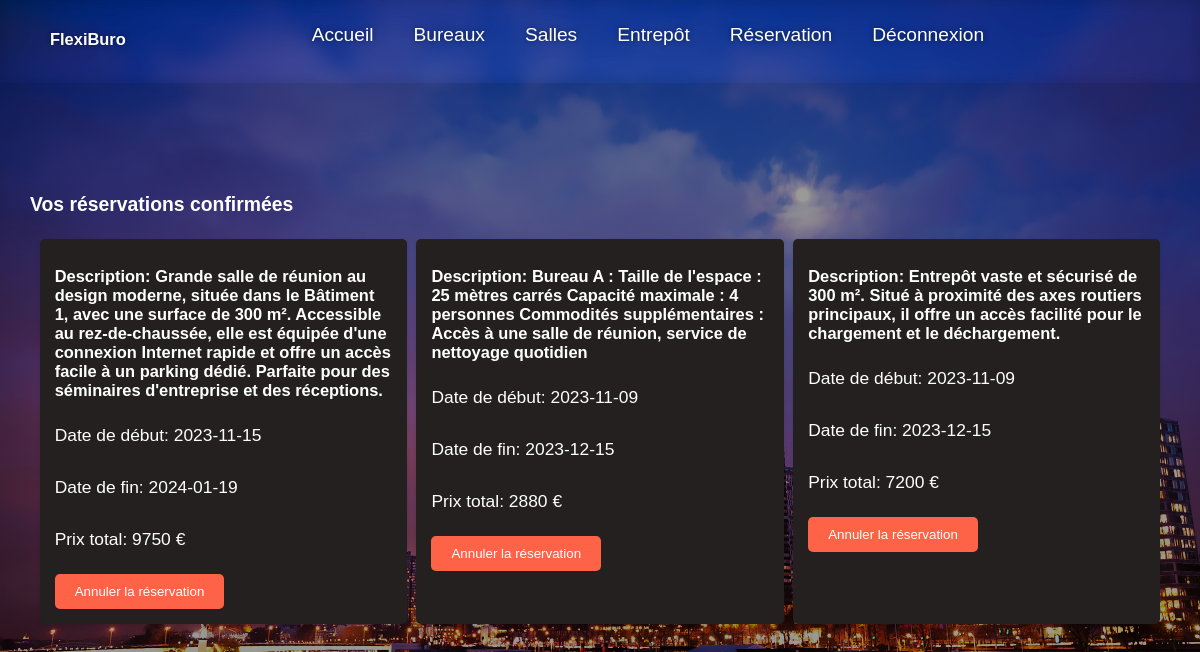
Page /list.php (signed in) on the committed database.
### tables this page shows
CREATE TABLE `reservation` (
  `reservation_id` int(11) NOT NULL,
  `date_debut` date NOT NULL,
  `date_fin` date NOT NULL,
  `statut_de_la_reservation` tinyint(1) NOT NULL,
  `espace_id` int(11) NOT NULL,
  `user_id` int(11) NOT NULL
);

CREATE TABLE `espace` (
  `espace_id` int(11) NOT NULL,
  `type_espace` enum('bureau','salle','entrepot') NOT NULL,
  `description` text NOT NULL,
  `tarif_par_jour` float NOT NULL,
  `disponibilite` tinyint(1) NOT NULL,
  `img` blob NOT NULL
);

### list.php (the view, shortened to what this page needs)
<?php
include 'base.php';
$user_id = $_SESSION['user_id'];
$sql = "SELECT reservation.*, espace.description, espace.tarif_par_jour
        FROM reservation
        INNER JOIN espace ON reservation.espace_id = espace.espace_id
        WHERE reservation.user_id = ?
        ORDER BY reservation.date_debut DESC";
if ($stmt = $conn->prepare($sql)) {
    $stmt->bind_param("i", $user_id);
    $stmt->execute();
    $result = $stmt->get_result();
    $reservations = $result->fetch_all(MYSQLI_ASSOC);
}
function calculateTotalPrice($date_debut, $date_fin, $tarif_par_jour) {
    $datetime1 = new DateTime($date_debut);
    $datetime2 = new DateTime($date_fin);
    $interval = $datetime1->diff($datetime2);
    return $interval->days * $tarif_par_jour;
}
?>
<!DOCTYPE html>
<html lang="en">
<head>
  <link rel="stylesheet" href="./style.css">
  <!DOCTYPE html>
<html lang="en">
<head>
  <link rel="stylesheet" href="./style.css">
</head>
<body>
<nav class="mask">
  <a href="index.php"><h2>FlexiBuro</h2></a>
  <ul class="list">
    <li><a href="index.php">Accueil</a></li>
    <li><a href="bureaux.php">Bureaux</a></li>
    <li><a href="salle.php">Salles</a></li>
    <li><a href="Entrepot.php">Entrepôt</a></li>
    <?php if (isset($_SESSION['login'])): ?>
        <li><a href="list.php">Réservation</a></li>
        <li><a href="logout.php">Déconnexion</a></li>
    <?php else: ?>
        <li><a href="connecter.php">Se connecter</a></li>
    <?php endif; ?>
  </ul>
</nav>
<main>
  <h1>Vos réservations confirmées</h1>
  <section class="reservation-grid">
    <?php if (!empty($reservations)): ?>
      <?php foreach ($reservations as $reservation): ?>
        <article class="reservation-item">
          <h2>Description: <?php echo htmlspecialchars($reservation['description']); ?></h2>
          <p>Date de début: <?php echo htmlspecialchars($reservation['date_debut']); ?></p>
          <p>Date de fin: <?php echo htmlspecialchars($reservation['date_fin']); ?></p>
          <?php
            $totalPrice = calculateTotalPrice($reservation['date_debut'], $reservation['date_fin'], $reservation['tarif_par_jour']);
          ?>
          <p>Prix total: <?php echo htmlspecialchars($totalPrice); ?> €</p>
          <form action="annuler_reservation.php" method="post">
            <button type="submit" class="cancel-btn">Annuler la réservation</button>
          </form>
        </article>
      <?php endforeach; ?>
    <?php else: ?>
      <p>Aucune réservation trouvée.</p>
    <?php endif; ?>
  </section>
</main>
</body>
</html>

### style.css (style rules this page uses)
* { box-sizing: border-box; }
html { font-size: 60.5%; }
body { height: 100%; width: 100%; background-image: linear-gradient(rgba(0,0,0,0.4),rgba(0,0,0,0.4)), url("image.jpg"); background-size: cover; background-repeat: no-repeat; background-attachment: fixed; position: relative; }
nav { position: fixed; top: 0; left: 0; width: 100%; padding: 16px 20px 30px 20px; display: flex; align-items: center; transition: 0.3s ease-out; backdrop-filter: blur(8px) brightness(1.2); -webkit-backdrop-filter: blur(8px) brightness(1.2); text-shadow: 0 0 5px rgba(0, 0, 0, 0.5); color: white; font-size: 16px; }
@media (min-width: 640px) { nav { padding: 16px 50px 30px 50px; } }
a { color: inherit; text-decoration: none; margin: auto; font-size: larger; }
.list { list-style-type: none; margin-left: auto; display: none; }
@media (min-width: 640px) { .list { display: flex; } }
.list li { margin-left: 20px; }
main { max-width: 1500px; width: 95%; margin: 30px auto; display: flex; flex-wrap: wrap; justify-content: space-between; margin-top: 10%; }
.list { display: flex; justify-content: center; list-style-type: none; padding: 0; margin: 0; flex-grow: 2; }
.list li a { text-decoration: none; color: white; padding: 0 10px; }

### list.php (style rules this page uses)
body { font-family: Arial, sans-serif; background-color: #f4f4f4; margin: 0; padding-top: 60px; }
.reservation-grid { display: grid; grid-template-columns: repeat(auto-fill, minmax(300px, 1fr)); gap: 1rem; padding: 1rem; }
.reservation-item { background-color: #ffffff; color: #333; border-radius: 5px; box-shadow: 0 2px 4px rgba(0, 0, 0, 0.2); padding: 1rem; transition: transform 0.3s ease-in-out; }
h2 { color: #000; }
p { color: #555; }
.cancel-btn { background-color: #ff6347; color: white; border: none; padding: 10px 20px; border-radius: 5px; cursor: pointer; transition: background-color 0.3s ease; }
.reservation-item { background-color: #242020; color: white; margin-bottom: 1rem; padding: 15px; border-radius: 5px; box-shadow: 0 2px 4px rgba(0, 0, 0, 0.1); }
h1 { color:white; }
h2 { font-size: 1.7rem; margin-bottom: 0.5rem; color:white; }
p { font-size: 1.8rem; line-height: 2; color:white; }

### rows in the picture
reservation: espace.description "Grande salle de réunion au design moderne, située dans le Bâtiment 1, avec une surface de 300 m². Accessible au rez-de-chaussée, elle est équipée d'une connexion Internet rapide et offre un accès facile à un parking dédié. Parfaite pour des séminaires d'entreprise et des réceptions.", date_debut "2023-11-15", date_fin "2024-01-19", totalPrice "9750"
reservation: espace.description "Bureau A : Taille de l'espace : 25 mètres carrés Capacité maximale : 4 personnes Commodités supplémentaires : Accès à une salle de réunion, service de nettoyage quotidien", date_debut "2023-11-09", date_fin "2023-12-15", totalPrice "2880"
reservation: espace.description "Entrepôt vaste et sécurisé de 300 m². Situé à proximité des axes routiers principaux, il offre un accès facilité pour le chargement et le déchargement.", date_debut "2023-11-09", date_fin "2023-12-15", totalPrice "7200"
